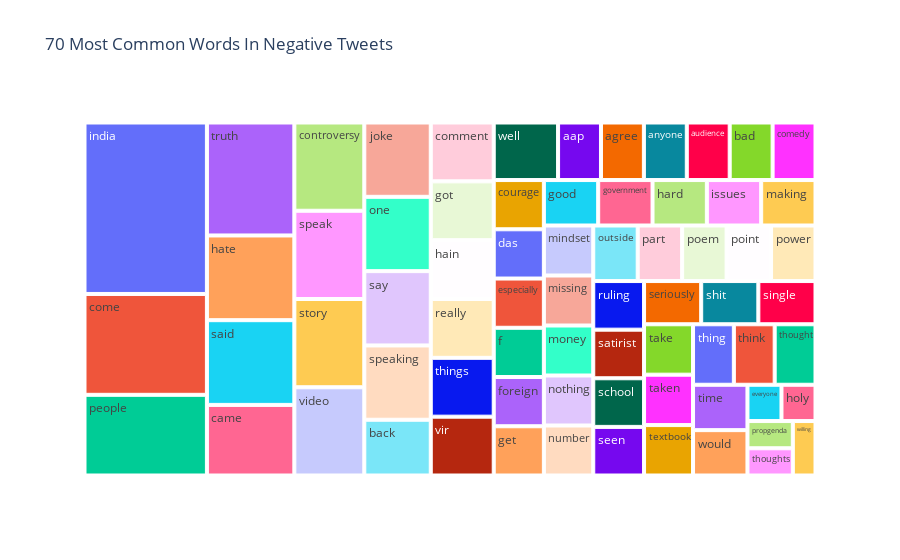

The code cell stored with this chart in its notebook:
### Code cell
words=[]
for index, row in Negative_tweet.iterrows():
    words.append(row['comment'].split())
    
    
all_negative_words=[]
def removeNestings(l):
    for i in l:
        if type(i) == list:
            removeNestings(i)
        else:
            all_negative_words.append(i)  
            
removeNestings(words)    

all_negative_words=pd.Series(np.array(all_negative_words))
common_words=all_negative_words.value_counts()[:70].rename_axis('Common Negative Words').reset_index(name='count')
fig = px.treemap(common_words, path=['Common Negative Words'], values='count',title='70 Most Common Words In Negative Tweets')
fig.show()

### Figure 1 — Plotly figure (JSON) as saved in the notebook; plotly's stock layout.template omitted (floating-point values rounded to 4 significant figures)
{"data": [{"branchvalues": "total", "domain": {"x": [0, 1], "y": [0, 1]}, "hovertemplate": "labels=%{label}<br>count=%{value}<br>parent=%{parent}<br>id=%{id}<extra></extra>", "ids": ["aap", "agree", "anyone", "audience", "back", "bad", "came", "come", "comedy", "comment", "controversy", "courage", "das", "especially", "everyone", "f", "foreign", "get", "good", "got", "government", "hain", "hard", "hate", "holy", "india", "issues", "joke", "making", "mindset", "missing", "money", "nothing", "number", "one", "outside", "part", "people", "poem", "point", "power", "propgenda", "really", "ruling", "said", "satirist", "say", "school", "seen", "seriously", "shit", "single", "speak", "speaking", "story", "take", "taken", "textbook", "thing", "things", "think", "thought", "thoughts", "time", "truth", "video", "vir", "well", "willing", "would"], "labels": ["aap", "agree", "anyone", "audience", "back", "bad", "came", "come", "comedy", "comment", "controversy", "courage", "das", "especially", "everyone", "f", "foreign", "get", "good", "got", "government", "hain", "hard", "hate", "holy", "india", "issues", "joke", "making", "mindset", "missing", "money", "nothing", "number", "one", "outside", "part", "people", "poem", "point", "power", "propgenda", "really", "ruling", "said", "satirist", "say", "school", "seen", "seriously", "shit", "single", "speak", "speaking", "story", "take", "taken", "textbook", "thing", "things", "think", "thought", "thoughts", "time", "truth", "video", "vir", "well", "willing", "would"], "name": "", "parents": ["", "", "", "", "", "", "", "", "", "", "", "", "", "", "", "", "", "", "", "", "", "", "", "", "", "", "", "", "", "", "", "", "", "", "", "", "", "", "", "", "", "", "", "", "", "", "", "", "", "", "", "", "", "", "", "", "", "", "", "", "", "", "", "", "", "", "", "", "", ""], "type": "treemap", "values": [2, 2, 2, 2, 3, 2, 5, 10, 2, 3, 5, 2, 2, 2, 1, 2, 2, 2, 2, 3, 2, 3, 2, 6, 1, 17, 2, 4, 2, 2, 2, 2, 2, 2, 4, 2, 2, 8, 2, 2, 2, 1, 3, 2, 6, 2, 4, 2, 2, 2, 2, 2, 5, 4, 5, 2, 2, 2, 2, 3, 2, 2, 1, 2, 8, 5, 3, 3, 1, 2]}], "layout": {"legend": {"tracegroupgap": 0}, "title": {"text": "70 Most Common Words In Negative Tweets"}}}
